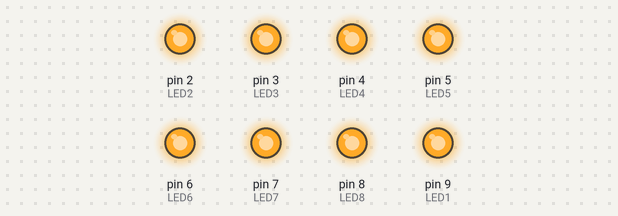
This sketch was run on a simulated Arduino Uno, built with avr-gcc and run on an emulated ATmega328P. Parts: output pins drawn as LEDs (lit = HIGH). What the sketch prints to the serial monitor is not drawn. At 0.0 s the program stops and its outputs stay as they are.

Above: at 0.1 s.
Timing chart, 0 to 1.5 s (numbered marks = the images above):
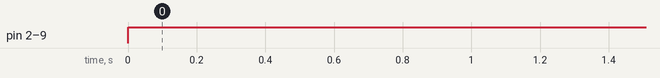

Measured:
- by itself, pin 2 (LED2), pin 3 (LED3), pin 4 (LED4), pin 5 (LED5), pin 6 (LED6), pin 7 (LED7), pin 8 (LED8), pin 9 (LED1): LOW → HIGH at 0.00 s

The sketch:

act3proc1.ino
```cpp
int LED1 = 9;
int LED2 = 2;
int LED3 = 3;
int LED4 = 4;
int LED5 = 5;
int LED6 = 6;
int LED7 = 7;
int LED8 = 8;

extern "C" {char * __data_load_end();}

void setup() {
  Serial.begin(9600);  // Initialize serial communication

  Serial.println((long)__data_load_end*2);
  pinMode(LED1, OUTPUT);
  pinMode(LED2, OUTPUT);
  pinMode(LED3, OUTPUT);
  pinMode(LED4, OUTPUT);
  pinMode(LED5, OUTPUT);
  pinMode(LED6, OUTPUT);
  pinMode(LED7, OUTPUT);
  pinMode(LED8, OUTPUT);

}


void loop() {
  digitalWrite(LED1, HIGH);
  digitalWrite(LED2, HIGH);
  digitalWrite(LED3, HIGH);
  digitalWrite(LED4, HIGH);
  digitalWrite(LED5, HIGH);
  digitalWrite(LED6, HIGH);
  digitalWrite(LED7, HIGH);
  digitalWrite(LED8, HIGH);
  Serial.println();
  Serial.end();  // To stop the loop

}
```
